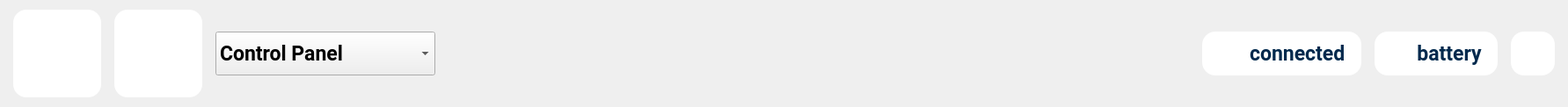
         <widget class="QFrame" name="status_bar_2">
          <property name="styleSheet">
           <string notr="true">#status_bar_2 {
background-color: qlineargradient(spread: pad, x1:0, y1:0, x2:1, y2:0, stop:0 rgb(4, 3, 47), stop:0.5 rgb(86, 80, 140), stop:1 rgb(114, 159, 207));
}</string>
          </property>
          <property name="frameShape">
           <enum>QFrame::NoFrame</enum>
          </property>
          <property name="frameShadow">
           <enum>QFrame::Raised</enum>
          </property>
          <layout class="QHBoxLayout" name="horizontalLayout_8">
           <property name="spacing">
            <number>15</number>
           </property>
           <property name="leftMargin">
            <number>15</number>
           </property>
           <property name="rightMargin">
            <number>15</number>
           </property>
           <item>
            <widget class="QLabel" name="Logo_fab_5">
             <property name="sizePolicy">
              <sizepolicy hsizetype="Expanding" vsizetype="Minimum">
               <horstretch>0</horstretch>
               <verstretch>0</verstretch>
              </sizepolicy>
             </property>
             <property name="minimumSize">
              <size>
               <width>100</width>
               <height>100</height>
              </size>
             </property>
             <property name="maximumSize">
              <size>
               <width>100</width>
               <height>100</height>
              </size>
             </property>
             <property name="font">
              <font>
               <family>Roboto</family>
               <weight>75</weight>
               <bold>true</bold>
              </font>
             </property>
             <property name="styleSheet">
              <string notr="true">background-color: rgb(255, 255, 255);
border-radius:  15px;</string>
             </property>
             <property name="text">
              <string/>
             </property>
             <property name="pixmap">
              <pixmap resource="../resources/resources.qrc">:/logos/Logos/Logo BK.png</pixmap>
             </property>
             <property name="scaledContents">
              <bool>true</bool>
             </property>
             <property name="alignment">
              <set>Qt::AlignCenter</set>
             </property>
            </widget>
           </item>
           <item>
            <widget class="QLabel" name="Logo_fab_4">
             <property name="sizePolicy">
              <sizepolicy hsizetype="Expanding" vsizetype="Minimum">
               <horstretch>0</horstretch>
               <verstretch>0</verstretch>
              </sizepolicy>
             </property>
             <property name="minimumSize">
              <size>
               <width>100</width>
               <height>100</height>
              </size>
             </property>
             <property name="maximumSize">
              <size>
               <width>100</width>
               <height>100</height>
              </size>
             </property>
             <property name="font">
              <font>
               <family>Roboto</family>
               <weight>75</weight>
               <bold>true</bold>
              </font>
             </property>
             <property name="styleSheet">
              <string notr="true">background-color: rgb(255, 255, 255);
border-radius:  15px;</string>
             </property>
             <property name="text">
              <string/>
             </property>
             <property name="pixmap">
              <pixmap resource="../resources/resources.qrc">:/logos/Logos/Fablab Logo-aftercut.png</pixmap>
             </property>
             <property name="scaledContents">
              <bool>true</bool>
             </property>
             <property name="alignment">
              <set>Qt::AlignCenter</set>
             </property>
            </widget>
           </item>
           <item>
            <widget class="QComboBox" name="comboBox_2">
             <property name="minimumSize">
              <size>
               <width>250</width>
               <height>0</height>
              </size>
             </property>
             <property name="maximumSize">
              <size>
               <width>250</width>
               <height>50</height>
              </size>
             </property>
             <property name="sizeIncrement">
              <size>
               <width>0</width>
               <height>0</height>
              </size>
             </property>
             <property name="font">
              <font>
               <family>Roboto</family>
               <pointsize>17</pointsize>
               <weight>75</weight>
               <bold>true</bold>
              </font>
             </property>
             <property name="styleSheet">
              <string notr="true">border-radius:  15px;
color: rgb(0, 41, 77);
padding-left: 15px;
QComboBox::drop-down {
        border: 0px;
        width: 0px;
    }
QComboBox::item:hover {
    background-color: #e0e0e0;
    color: black; 
}
 </string>
             </property>
             <property name="editable">
              <bool>false</bool>
             </property>
             <item>
              <property name="text">
               <string>Control Panel</string>
              </property>
             </item>
             <item>
              <property name="text">
               <string>Attendance</string>
              </property>
             </item>
             <item>
              <property name="text">
               <string>Robot Telemetry</string>
              </property>
             </item>
            </widget>
           </item>
           <item>
            <spacer name="horizontalSpacer_9">
             <property name="orientation">
              <enum>Qt::Horizontal</enum>
             </property>
             <property name="sizeHint" stdset="0">
              <size>
               <width>857</width>
               <height>20</height>
              </size>
             </property>
            </spacer>
           </item>
           <item>
            <widget class="QWidget" name="widget_11" native="true">
             <property name="maximumSize">
              <size>
               <width>16777215</width>
               <height>50</height>
              </size>
             </property>
             <property name="styleSheet">
              <string notr="true">background-color: rgb(255, 255, 255);
border-radius:  15px;
color: rgb(0, 41, 77);</string>
             </property>
             <layout class="QHBoxLayout" name="horizontalLayout_15">
              <property name="topMargin">
               <number>0</number>
              </property>
              <property name="bottomMargin">
               <number>0</number>
              </property>
              <item>
               <widget class="QWidget" name="widget_12" native="true">
                <layout class="QHBoxLayout" name="horizontalLayout_16">
                 <property name="topMargin">
                  <number>0</number>
                 </property>
                 <property name="bottomMargin">
                  <number>0</number>
                 </property>
                 <item>
                  <widget class="QLabel" name="label_12">
                   <property name="minimumSize">
                    <size>
                     <width>30</width>
                     <height>30</height>
                    </size>
                   </property>
                   <property name="maximumSize">
                    <size>
                     <width>50</width>
                     <height>50</height>
                    </size>
                   </property>
                   <property name="text">
                    <string/>
                   </property>
                   <property name="pixmap">
                    <pixmap resource="../resources/resources.qrc">:/Icons/Icons/mqtt_icon.svg</pixmap>
                   </property>
                   <property name="scaledContents">
                    <bool>false</bool>
                   </property>
                   <property name="alignment">
                    <set>Qt::AlignCenter</set>
                   </property>
                  </widget>
                 </item>
                 <item>
                  <widget class="QLabel" name="label_mqtt_3">
                   <property name="sizePolicy">
                    <sizepolicy hsizetype="Preferred" vsizetype="Preferred">
                     <horstretch>0</horstretch>
                     <verstretch>0</verstretch>
                    </sizepolicy>
                   </property>
                   <property name="minimumSize">
                    <size>
                     <width>0</width>
                     <height>30</height>
                    </size>
                   </property>
                   <property name="maximumSize">
                    <size>
                     <width>16777215</width>
                     <height>50</height>
                    </size>
                   </property>
                   <property name="font">
                    <font>
                     <family>Roboto</family>
                     <pointsize>17</pointsize>
                     <weight>75</weight>
                     <bold>true</bold>
                    </font>
                   </property>
                   <property name="text">
                    <string>connected</string>
                   </property>
                   <property name="textFormat">
                    <enum>Qt::PlainText</enum>
                   </property>
                  </widget>
                 </item>
                </layout>
               </widget>
              </item>
             </layout>
            </widget>
           </item>
           <item>
            <widget class="QWidget" name="widget_21" native="true">
             <property name="maximumSize">
              <size>
               <width>16777215</width>
               <height>50</height>
              </size>
             </property>
             <property name="styleSheet">
              <string notr="true">background-color: rgb(255, 255, 255);
border-radius:  15px;
color: rgb(0, 41, 77);</string>
             </property>
             <layout class="QHBoxLayout" name="horizontalLayout_18">
              <property name="topMargin">
               <number>0</number>
              </property>
              <property name="bottomMargin">
               <number>0</number>
              </property>
              <item>
               <widget class="QWidget" name="widget_22" native="true">
                <layout class="QHBoxLayout" name="horizontalLayout_19">
                 <property name="spacing">
                  <number>0</number>
                 </property>
                 <property name="topMargin">
                  <number>0</number>
                 </property>
                 <property name="bottomMargin">
                  <number>0</number>
                 </property>
                 <item>
                  <widget class="QLabel" name="label_13">
                   <property name="minimumSize">
                    <size>
                     <width>30</width>
                     <height>30</height>
                    </size>
                   </property>
                   <property name="maximumSize">
                    <size>
                     <width>30</width>
                     <height>30</height>
                    </size>
                   </property>
                   <property name="text">
                    <string/>
                   </property>
                   <property name="pixmap">
                    <pixmap resource="../resources/resources.qrc">:/Icons/Icons/battery.png</pixmap>
                   </property>
                   <property name="scaledContents">
                    <bool>true</bool>
                   </property>
                   <property name="alignment">
                    <set>Qt::AlignCenter</set>
                   </property>
                  </widget>
                 </item>
                 <item>
                  <widget class="QLabel" name="label_battery_3">
                   <property name="sizePolicy">
                    <sizepolicy hsizetype="Preferred" vsizetype="Preferred">
                     <horstretch>0</horstretch>
                     <verstretch>0</verstretch>
                    </sizepolicy>
                   </property>
                   <property name="minimumSize">
                    <size>
                     <width>0</width>
                     <height>30</height>
                    </size>
                   </property>
                   <property name="maximumSize">
                    <size>
                     <width>16777215</width>
                     <height>50</height>
                    </size>
                   </property>
                   <property name="font">
                    <font>
                     <family>Roboto</family>
                     <pointsize>17</pointsize>
                     <weight>75</weight>
                     <bold>true</bold>
                    </font>
                   </property>
                   <property name="styleSheet">
                    <string notr="true"/>
                   </property>
                   <property name="frameShape">
                    <enum>QFrame::NoFrame</enum>
                   </property>
                   <property name="frameShadow">
                    <enum>QFrame::Raised</enum>
                   </property>
                   <property name="text">
                    <string>battery</string>
                   </property>
                   <property name="scaledContents">
                    <bool>false</bool>
                   </property>
                   <property name="alignment">
                    <set>Qt::AlignCenter</set>
                   </property>
                   <property name="margin">
                    <number>5</number>
                   </property>
                   <property name="indent">
                    <number>0</number>
                   </property>
                  </widget>
                 </item>
                </layout>
               </widget>
              </item>
             </layout>
            </widget>
           </item>
           <item>
            <widget class="QPushButton" name="logout_2">
             <property name="sizePolicy">
              <sizepolicy hsizetype="MinimumExpanding" vsizetype="Preferred">
               <horstretch>0</horstretch>
               <verstretch>0</verstretch>
              </sizepolicy>
             </property>
             <property name="minimumSize">
              <size>
               <width>50</width>
               <height>50</height>
              </size>
             </property>
             <property name="maximumSize">
              <size>
               <width>50</width>
               <height>50</height>
              </size>
             </property>
             <property name="styleSheet">
              <string notr="true">background-color: rgb(255, 255, 255);
border-radius:  15px;
color: rgb(0, 41, 77);</string>
             </property>
             <property name="text">
              <string/>
             </property>
             <property name="icon">
              <iconset resource="../resources/resources.qrc">
               <normaloff>:/Icons/Icons/log-out.svg</normaloff>:/Icons/Icons/log-out.svg</iconset>
             </property>
             <property name="iconSize">
              <size>
               <width>25</width>
               <height>25</height>
              </size>
             </property>
            </widget>
           </item>
          </layout>
         </widget>
